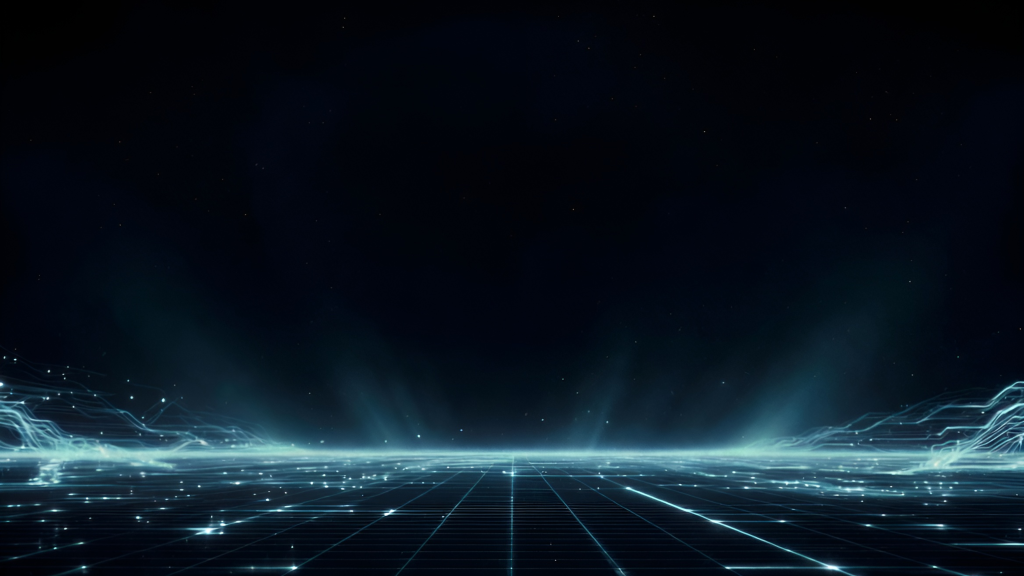
#> input picture documentation/src/presentation-background.png, 2048 x 1152 px, found by its file name (shown at 1/2 size)
$ python -i build-images.py   (imports and definitions only)
#> lines starting #> are read from the running program, lines starting #| are printed output that depends on the picture
# This script generates sample images for the Tiny5 font using the Pillow library.

# Install the required dependencies before running this script:
#   sudo apt update
#   sudo apt install libfreetype6-dev libharfbuzz-dev libfribidi-dev libraqm-dev meson pkg-config

import random
from pathlib import Path

from PIL import Image, ImageChops, ImageDraw, ImageEnhance, ImageFilter, ImageFont

ROOT_PATH = Path(__file__).resolve().parent.parent
SRC_PATH = ROOT_PATH / "documentation/src"
OUT_PATH = ROOT_PATH / "documentation/img"

TINY5_PATH = ROOT_PATH / "fonts/variable/Tiny5[BLED,JITT,ROND,wdth,wght].ttf"
TINY5_DUO_PATH = ROOT_PATH / "fonts/variable/Tiny5Duo[BLED,JITT,ROND,wdth,wght].ttf"

# Variation axes: weight, width, roundness, bleed, jitter
STYLE_AXES = {
    "LCD": [340, 100, 0, 0, 0],
    "CRT": [280, 100, 80, 64, 0],
    "Matrix": [340, 100, 100, 0, 50],
}

# Tiny5 draws one font pixel per 8 font units, and is 5 font pixels tall
FONT_PIXEL_SIZE = 8
CAP_PIXELS = 5

# Imperfections of the dot matrix printer
PRINT_SEED = 5              # Seed of the imperfections, so that builds stay reproducible
INK_SPREAD = (1.0, 0.7)     # Ink soaking into the paper, in pixels, smeared by the head travel
INK_SKEW = 0.15             # Paper feed misalignment, in degrees
INK_OFFSET = 2              # Print head misalignment between passes, in pixels
INK_PATCH_SIZE = 24         # Size of the patches the ribbon inks unevenly, in font pixels
INK_PATCH_LEVEL = 165       # Ink level of the faintest patch, of 255
WEAK_PINS = 2               # Print head pins that strike faintly

JPG_QUALITY = 95


def load_image(filename):
    """Load a background image from the source path."""
#> called with filename = 'src/presentation-background.png'
    return Image.open(SRC_PATH / filename).convert("RGB")


def save_image(img, filename):
    """Save the image as an optimized JPEG."""
    img.save(OUT_PATH / filename, optimize=True, quality=JPG_QUALITY)


def get_font(font_size, style):
    """Load the Tiny5 font for a style, e.g. "LCD" or "LCD Duo".

    The style is a key of STYLE_AXES, plus an optional "Duo" to select the
    Tiny5 Duo variant. An unknown style raises, so a typo cannot silently
    fall back to the default variation.
    """
    names = style.split()
    style_name = next(name for name in names if name != "Duo")
    font_path = TINY5_DUO_PATH if "Duo" in names else TINY5_PATH

    font = ImageFont.truetype(font=font_path, size=font_size)
    font.set_variation_by_axes(STYLE_AXES[style_name])

    return font


def get_baseline(line_height, cap_height):
    """Return the baseline offset that centers capital letters within a line."""
    return (line_height - cap_height) // 2 + cap_height


def get_noise_image(size, rng):
    """Build an image of uniform random noise."""
    return Image.frombytes("L", size, rng.randbytes(size[0] * size[1]))


# [86 lines left out: functions get_blotch_image, get_pin_image, colorize, draw_text, draw_text_lines, not called in this run]


def draw_ink_lines(img, font_name, font_size, xy, line_height, lines, fill_color, rng):
    """Print consecutive lines of text the way a dot matrix printer would.

    The print head strikes an inked ribbon against the paper, so the dots come out
    uneven: the ribbon inks in patches, worn pins strike faintly, the head lands
    slightly off between passes, and the paper feeds in a little askew.
    """
    font = get_font(font_size, font_name)
    element_size = font_size // FONT_PIXEL_SIZE

    # Strike the lines, alternating the direction of the print head
    mask_img = Image.new("L", img.size, 0)
    mask_draw = ImageDraw.Draw(mask_img)

    x, y = xy
    for index, line in enumerate(lines):
        mask_draw.text(xy=(x + INK_OFFSET * (index % 2), y), text=line, fill=255, font=font, anchor="ls")
        y += line_height

    # Let the ink soak into the paper, and feed the paper in askew
    mask_img = mask_img.filter(ImageFilter.GaussianBlur(INK_SPREAD))
    mask_img = mask_img.rotate(INK_SKEW, resample=Image.BILINEAR)

    # Ink from a patchy ribbon, struck by a worn print head
    glyph_top = xy[1] - element_size * CAP_PIXELS
    mask_img = ImageChops.multiply(mask_img, get_blotch_image(img.size, INK_PATCH_SIZE * element_size, INK_PATCH_LEVEL, rng))
    mask_img = ImageChops.multiply(mask_img, get_pin_image(img.size, element_size, glyph_top, line_height // element_size, rng))

    ink_img = Image.new("RGB", img.size, fill_color)
    ink_img.putalpha(mask_img)
    img.paste(ink_img, (0, 0), ink_img)


# [89 lines left out: functions draw_presentation, draw_specimen, draw_terminal, not called in this run]


def draw_paper(img, content_left, content_top, line_height, element_size, rng):
    """Multiply continuous form paper onto the image: green bars, paper cut, holes and grain."""
#> called with content_left = 162, content_top = 25, line_height = 162, element_size = 9
    paper_img = Image.new("RGB", img.size, (255, 255, 255))
#> paper_img: PIL image 2048x1152 RGB; every value is 255
    paper_draw = ImageDraw.Draw(paper_img)

    bar_top = content_top + 3 * element_size
    hole_radius = 2 * element_size

    # Green bars
    for i in range(3):
        y = bar_top + i * 2 * line_height
        rect = [(content_left, y), (img.width, y + line_height)]
        paper_draw.rectangle(xy=rect, fill=(215, 237, 231))

    # Paper cut, creased and perforated
    rect = [(content_left - 1, 0), (content_left + 1, img.height)]
#> rect = [(161, 0), (163, 1152)]
    paper_draw.rectangle(xy=rect, fill=(228, 228, 228))
    for y in range(0, img.height, 2 * element_size):
        rect = [(content_left - 1, y), (content_left + 1, y + element_size)]
        paper_draw.rectangle(xy=rect, fill=(188, 188, 188))

    # Holes, punched through the paper
    for i in range(6):
        y = bar_top + i * line_height
        xy = (content_left // 2, line_height // 2 + y)
        paper_draw.circle(xy=xy, radius=hole_radius + 2, fill=(206, 206, 206))
        paper_draw.circle(xy=xy, radius=hole_radius, fill=(26, 24, 28))

    # Paper grain
    grain_img = get_noise_image(img.size, rng).point(lambda level: 248 + level * 7 // 255)
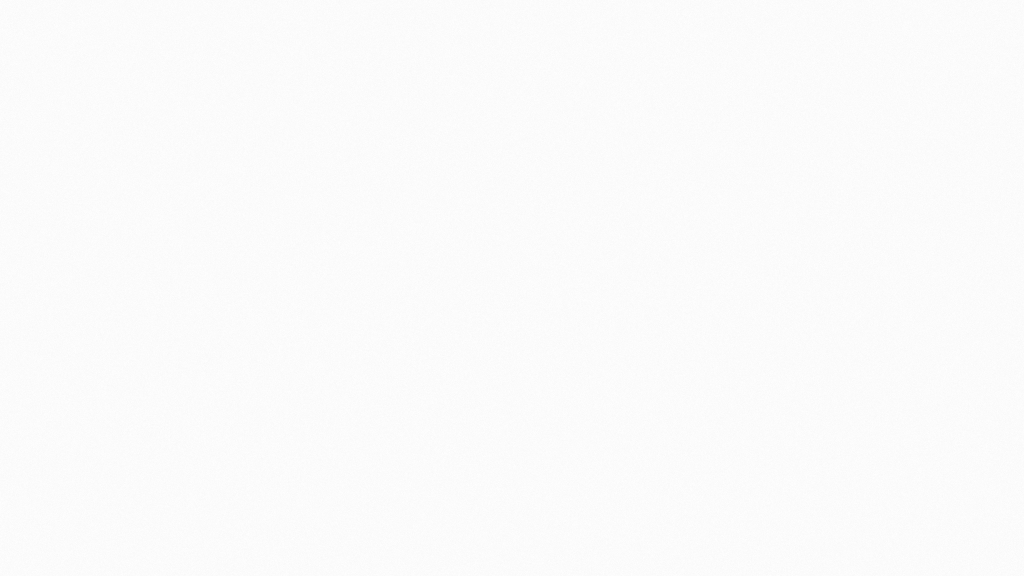
#> grain_img: PIL image 2048x1152 L (shown at 1/2 size); min 248, max 255, mean 251
    paper_img = ImageChops.multiply(paper_img, grain_img.convert("RGB"))
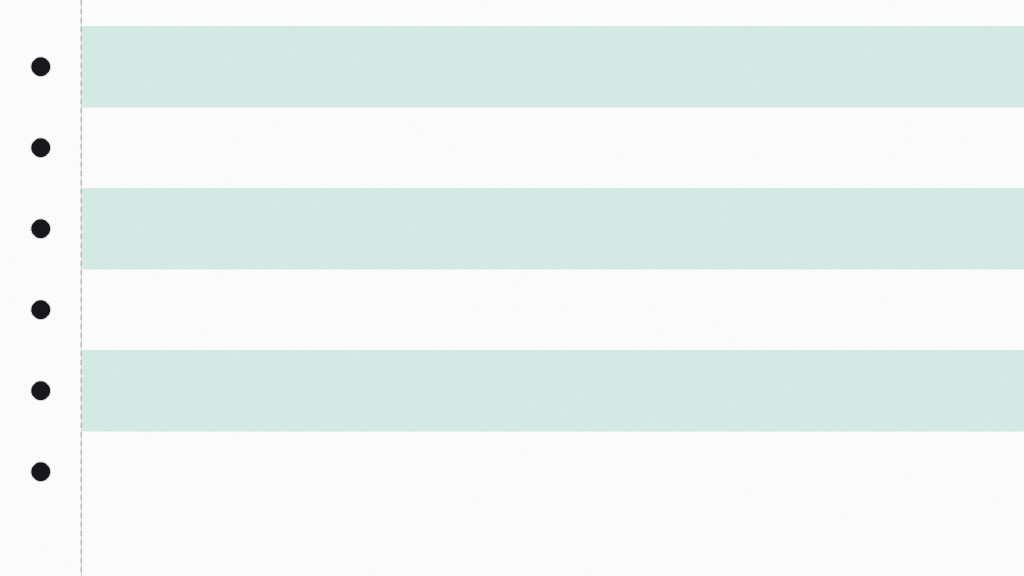
#> paper_img: PIL image 2048x1152 RGB (shown at 1/2 size); mean R, G, B 234.7, 243.2, 240.9

    return ImageChops.multiply(img, paper_img)


def draw_printout(path_in, path_out):
    """Generate and save a sample image with Matrix style."""
    img = load_image(path_in)
    rng = random.Random(PRINT_SEED)

    lines = [
        "The five boxing wizards jump quickly.",
        "Jovencillo emponzoñado de whisky: ¡qué figurota exhibe!",
        "Zombif parvînt jusqu'à deux whisky-glace.",
        "Vejo galã sexy pôr quinze kiwis à força em baú achatado.",
        "Эх, чужак, общий съём цен шляп (юфть) – вдрызг!",
        "Γκόλφω, βάδιζε μπροστά ξανθή ψυχή!",
    ]

    element_size = 9

    font_size = element_size * FONT_PIXEL_SIZE
    cap_height = element_size * CAP_PIXELS
    line_height = element_size * 18

    content_left = line_height
    content_top = 25
    xy = (content_left, content_top + get_baseline(line_height, cap_height))

    fill_color = (38, 35, 42)

    img = draw_paper(img, content_left, content_top, line_height, element_size, rng)

    draw_ink_lines(img, "Matrix", font_size, xy, line_height, lines, fill_color, rng)

    save_image(img, path_out)


# [6 lines not run here, left out]

#> (the run stopped early here; a loop or call above may not have finished)
